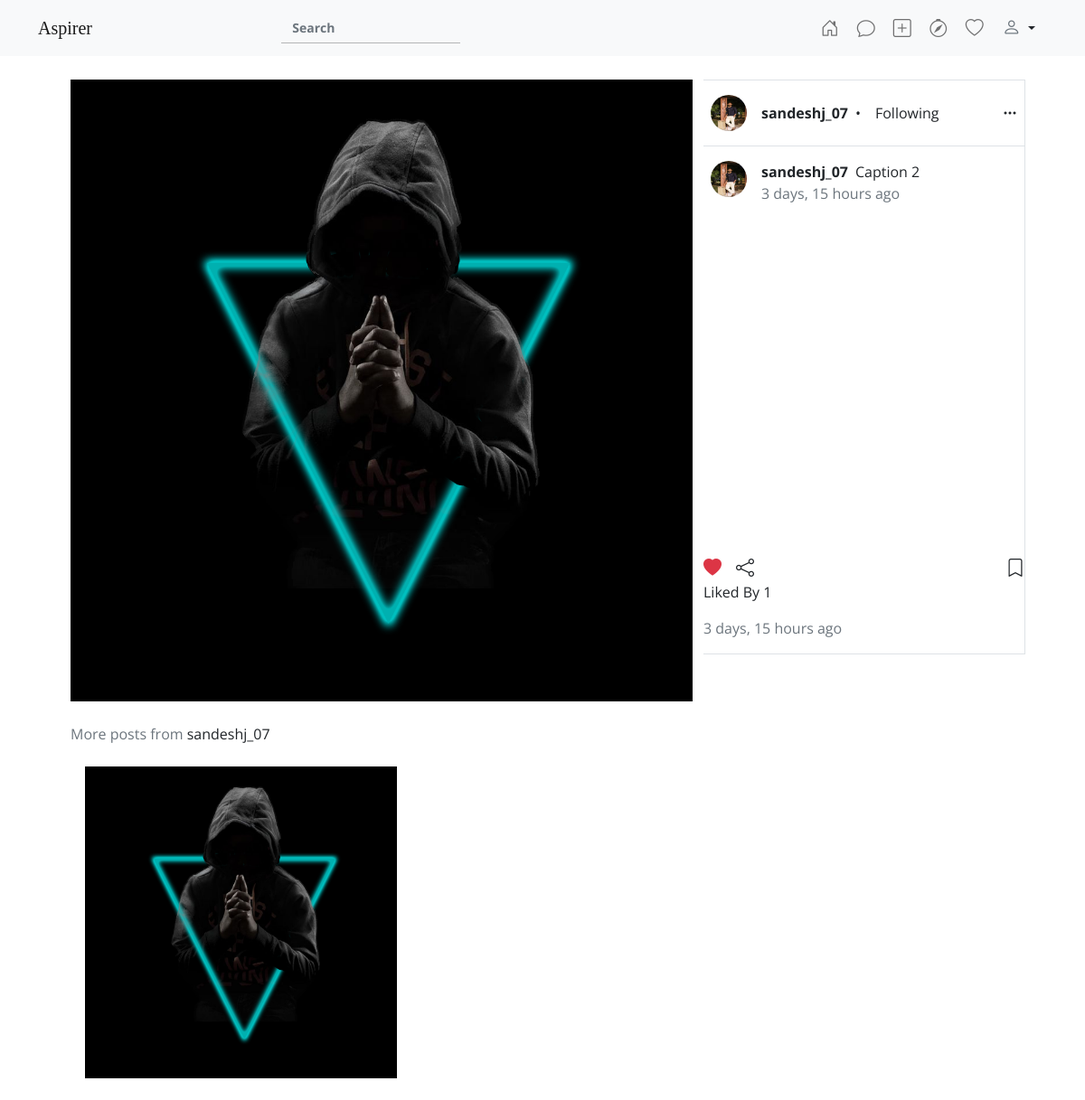
Page /post/2/ (signed in) on the committed database.
### front/models.py (models this page shows, shortened)
class Post(models.Model):
    user = models.ForeignKey(User,on_delete=models.CASCADE)
    profile = models.ForeignKey(Profile, on_delete= models.CASCADE)
    uploadTime = models.DateTimeField(default= datetime.datetime.now())
    likes =  ListCharField(
        base_field=models.CharField(max_length=10),
        size=6,
        max_length=(6 * 11),  # 6 * 10 character nominals, plus commas
        default = [ ],
        null = True,
        blank = True
    )
    caption = models.CharField(null=False,max_length=300)
    shares = models.IntegerField(default=0)
    saved = models.IntegerField(default=0)
    allow_comments = models.BooleanField(default=True)
    comments = ListCharField(
        base_field=models.CharField(max_length = 10),
        size= 6,
        max_length = (6 * 11),
        default = [],
        null = True,
        blank = True,
    )
    Showimage = models.ImageField(null=False, blank=False, upload_to="images/posts/", default = " ")
    archived = models.BooleanField(null=False, default = False)
    mentions = ListCharField(
        base_field=models.CharField(max_length=50),
        size=6,
        max_length=(6 * 51),  # 6 * 10 character nominals, plus commas
        null = True,
        blank = True
    )
    Location = models.CharField(blank=True, null=True,max_length=50)

class Profile(models.Model):
    gender_chocies = (
        ('M',"Male"),
        ("F","Female"),
        ("N","Prefer Not To Say")
    )
    user = models.OneToOneField(User,on_delete=models.CASCADE)
    username = models.CharField(null=False, default = " ", max_length = 20)
    ProfileImg = models.ImageField(null=True,upload_to="images/profile_pic/",default="media/images/profile_pic/default.png")
    contact = models.CharField(max_length = 10)
    Email = models.EmailField(null=False)
    address = models.CharField(null = False, max_length = 50,blank = True)
    website = models.CharField(null=True,blank=True, max_length=30, default="")
    gender = models.CharField(max_length=1,choices = gender_chocies, default = "N")
    pvt_acc = models.BooleanField(default=False)
    activity_status = models.BooleanField(null=False, default = False)
    story_share = models.BooleanField(null=False, default = False)
    close_friends = ListCharField(
        base_field=models.CharField(max_length=10),
        size=6,
        max_length=(6 * 11),  # 6 * 10 character nominals, plus commas
        default = [ ],
        null = True,
        blank = True
    )
    hide_story = ListCharField(
        base_field=models.CharField(max_length=10),
        size=6,
        max_length=(6 * 11),  # 6 * 10 character nominals, plus commas
        default = [ ],
        null = True,
        blank = True
    )
    blocked_users = ListCharField(
        base_field=models.CharField(max_length=10),
        size=6,
        max_length=(6 * 11),  # 6 * 10 character nominals, plus commas
        default = [ ],
        null = True,
        blank = True
    )
    restricted_users = ListCharField(
        base_field=models.CharField(max_length=10),
        size=6,
        max_length=(6 * 11),  # 6 * 10 character nominals, plus commas
        default = [ ],
        null = True,
        blank = True
    )
    followers =  ListCharField(
        base_field=models.CharField(max_length=10),
        size=6,
        max_length=(6 * 11),  # 6 * 10 character nominals, plus commas
        default = [ ],
        null = True,
        blank = True
    )
    following =  ListCharField(
        base_field=models.CharField(max_length=10),
        size=6,
        max_length=(6 * 11),  # 6 * 10 character nominals, plus commas
        default = [ ] ,
        null = True,
        blank = True
    )
    saved =  ListCharField(
        base_field=models.CharField(max_length=10),
        size=6,
        max_length=(6 * 11),  # 6 * 10 character nominals, plus commas
        default = [ ],
        null = True,
        blank = True
    )
    follow_request =  ListCharField(
        base_field=models.CharField(max_length=10),
        size=6,
        max_length=(6 * 11),  # 6 * 10 character nominals, plus commas
        default = [ ],
        null = True,
        blank = True
    )
    bio = models.CharField(max_length = 100,default=" ", blank=True)

### front/views.py (the view)
# urls.py: path('post/<int:pid>/',ViewPost, name="ViewPost"),
def ViewPost(request,pid):
    post = Post.objects.get(id = pid)
    try:
        PostImage = PostImages.objects.get(Post= post)
    except:
        PostImage = None
    CProfile = Profile.objects.get(user = request.user)
    RProfile = Profile.objects.get(user = post.user)
    if (str(request.user.id) not in RProfile.followers and RProfile.pvt_acc and post.user != request.user) or (post.archived and post.user != request.user):
        return redirect('Aspirer:Profile',username=post.user.username)
    otherPosts = Post.objects.exclude(id = pid).filter(user = post.user)
    dic = {'CProfile' : CProfile, 'RProfile':RProfile, 'Post':post, 'postImgs':PostImage, 'otherPosts':otherPosts}
    return render(request,'post.html',dic)

### front/preprocessors.py (called while the page is built)
def follow_requests(request):
    if(request.user.is_authenticated):
        Request_Users = []
        CUser = Profile.objects.filter(user = request.user)[0]
        for i in CUser.follow_request:
            user = User.objects.filter(id = i)[0]
            P = Profile.objects.filter(user = user)[0]
            Request_Users.append({"P":P,"U":user})
        return {
            "Requests": CUser.follow_request,
            "Request_Users": Request_Users,
            "footer": True,
            "navbar" : True,
        }
    return {"Requests": [], "footer":True, "navbar":True}

### templates/post.html (shortened to what this page needs)
{% extends 'base.html' %}
{% load static %}
{% load humanize %}
{% block content %}
<div class="container px-5 py-4 mt-5">
    <div class="row my-3 align-items-start">
        <div class="col-lg-8">
            <img src="{{Post.Showimage.url}}" class="w-100" />
        </div>
        <div class="col-lg-4 border border-start-0 px-0">
            <div class="d-flex py-3 px-2 align-items-center border-bottom w-100">
                <img src="{{Post.profile.ProfileImg.url}}" class="rounded-circle " width="40px" />
                <a class="text-dark fw-bold ms-3 me-2 "
                    href="{% url 'Aspirer:Profile' Post.user.username %}">{{Post.user.username}}</a>
                {% if Post.user != request.user %}
                •
                {% if request.user.id|stringformat:"i" in Post.profile.followers %}
                <a class="text-dark mx-3 unfollow" data-followId="{{Post.user.id}}">Following</a>
                {% else %}
                <a class="text-dark mx-3 unfollow" data-followId="{{Post.user.id}}">Follow</a>
                {% endif %}
                {% endif %}
                <i class="bi bi-three-dots ms-auto pe-pointer" data-bs-toggle="modal" data-bs-target="#PostClickModal"></i>
            </div>
            <div class="d-flex w-100 align-items-start py-3 px-2">
                <img src="{{Post.profile.ProfileImg.url}}" class="rounded-circle " width="40px" />
                <div>
                    <div class="d-flex align-items-center">
                        <a class="text-dark fw-bold me-2 ms-3"
                            href="{% url 'Aspirer:Profile' Post.user.username %}">{{Post.user.username}}</a>
                        <p class="my-0">{{Post.caption}}</p>
                    </div>
                    <p class="text-secondary ms-3">{{Post.uploadTime|naturaltime}}</p>
                </div>
                </div>
                    {% if not Post.archived %}
                    <div class="d-flex px-0 mx-0 mt-100 align-items-center" style="margin-top:100%;">
                        <i class="bi me-2 pe-pointer fs-5 likeBtn bi-heart{% if request.user.id|stringformat:'i' in Post.likes %}-fill text-danger {% endif %}" data-postId="{{Post.id}}"></i>
                        <i class="bi bi-share mx-2 fs-5  pe-pointer"></i>
                        <i class="bi ms-auto fs-5 pe-pointer bi-bookmark{% if Post.id|stringformat:'i' in CProfile.saved %}-fill {% endif %} saveBtn" data-postId="{{Post.id}}" id="saveBtn{{Post.id}}"></i>
                    </div>
                    <p style="{% if Post.archived %}margin-top:100%;{% endif %}">Liked By <span id="{{Post.id}}likes">{{Post.likes|length}}</span></p>
                    <p class="text-secondary">{{Post.uploadTime|naturaltime}}</p>
                    {% endif %}
                </div>
        </div>
        {% if otherPosts|length > 0 %}
        <div class="my-4">
            <p class="text-secondary">More posts from <span class="text-dark">{{Post.user.username}}</span></p>
        </div>
        <div class="d-flex">
            {% for post in otherPosts %}
            <div>
                <a href="{% url 'Aspirer:ViewPost' post.id %}"><img src="{{post.Showimage.url}}" width="33%" class="pe-pointer mx-3" /></a>
            </div>
            {% endfor %}
        </div>
        {% endif %}
    </div>
{% endblock %}

### static/css/base.css (style rules this page uses)
:root { --primary-background : #55acee; }
* { margin:0; padding: 0; font-family: 'Open Sans', sans-serif; }
html, body { overflow-x: hidden; }
a { text-decoration: none; color:black; }
.pe-pointer { cursor: pointer; }

### rows in the picture
Post: Showimage (picture), profile.ProfileImg (picture), user.username "sandeshj_07", caption "Caption 2", uploadTime "3 days, 15 hours ago", likes|length "1"
Post: Showimage (picture)
